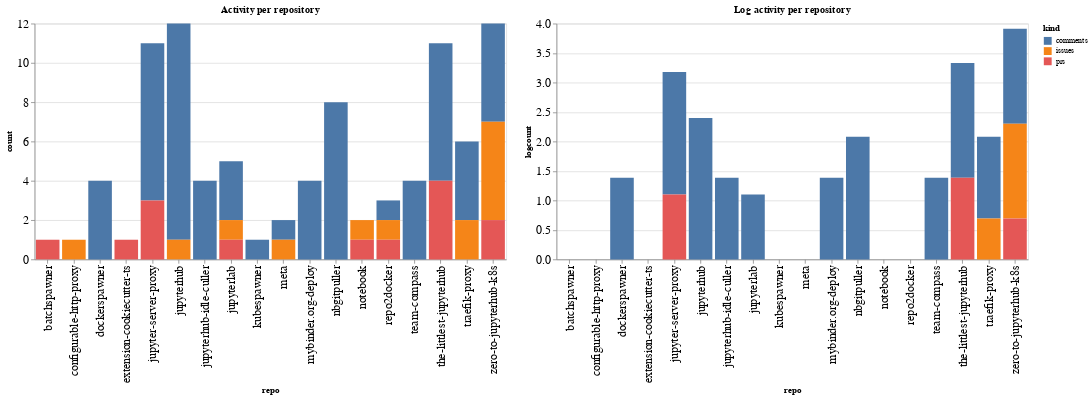

The notebook cell saved with this chart:
### Code cell
ch1 = alt.Chart(repo_summaries, width=600, title="Activity per repository").mark_bar().encode(
    x='repo',
    y='count',
    color='kind',
    tooltip="kind"
)

ch2 = alt.Chart(repo_summaries, width=600, title="Log activity per repository").mark_bar().encode(
    x='repo',
    y='logcount',
    color='kind',
    tooltip="kind"
)

ch1 | ch2

### Figure 1 — Vega-Lite specification as saved in the notebook (floating-point values rounded to 4 significant figures)
{"config": {"axisLeft": {"labelFontSize": 15}, "axisBottom": {"labelFontSize": 15}}, "hconcat": [{"mark": "bar", "encoding": {"color": {"type": "nominal", "field": "kind"}, "tooltip": {"type": "nominal", "field": "kind"}, "x": {"type": "nominal", "field": "repo"}, "y": {"type": "quantitative", "field": "count"}}, "title": "Activity per repository", "width": 600}, {"mark": "bar", "encoding": {"color": {"type": "nominal", "field": "kind"}, "tooltip": {"type": "nominal", "field": "kind"}, "x": {"type": "nominal", "field": "repo"}, "y": {"type": "quantitative", "field": "logcount"}}, "title": "Log activity per repository", "width": 600}], "data": {"name": "data-d80cced97402c5903026a3c9c38ff464"}, "$schema": "https://vega.github.io/schema/vega-lite/v4.8.1.json", "datasets": {"data-d80cced97402c5903026a3c9c38ff464": [{"repo": "batchspawner", "kind": "prs", "count": 1, "logcount": 0.0}, {"repo": "configurable-http-proxy", "kind": "issues", "count": 1, "logcount": 0.0}, {"repo": "dockerspawner", "kind": "comments", "count": 4, "logcount": 1.386}, {"repo": "extension-cookiecutter-ts", "kind": "prs", "count": 1, "logcount": 0.0}, {"repo": "jupyter-server-proxy", "kind": "comments", "count": 8, "logcount": 2.079}, {"repo": "jupyter-server-proxy", "kind": "prs", "count": 3, "logcount": 1.099}, {"repo": "jupyterhub", "kind": "comments", "count": 11, "logcount": 2.398}, {"repo": "jupyterhub", "kind": "issues", "count": 1, "logcount": 0.0}, {"repo": "jupyterhub-idle-culler", "kind": "comments", "count": 4, "logcount": 1.386}, {"repo": "jupyterlab", "kind": "comments", "count": 3, "logcount": 1.099}, {"repo": "jupyterlab", "kind": "issues", "count": 1, "logcount": 0.0}, {"repo": "jupyterlab", "kind": "prs", "count": 1, "logcount": 0.0}, {"repo": "kubespawner", "kind": "comments", "count": 1, "logcount": 0.0}, {"repo": "meta", "kind": "comments", "count": 1, "logcount": 0.0}, {"repo": "meta", "kind": "issues", "count": 1, "logcount": 0.0}, {"repo": "mybinder.org-deploy", "kind": "comments", "count": 4, "logcount": 1.386}, {"repo": "nbgitpuller", "kind": "comments", "count": 8, "logcount": 2.079}, {"repo": "notebook", "kind": "issues", "count": 1, "logcount": 0.0}, {"repo": "notebook", "kind": "prs", "count": 1, "logcount": 0.0}, {"repo": "repo2docker", "kind": "comments", "count": 1, "logcount": 0.0}, {"repo": "repo2docker", "kind": "issues", "count": 1, "logcount": 0.0}, {"repo": "repo2docker", "kind": "prs", "count": 1, "logcount": 0.0}, {"repo": "team-compass", "kind": "comments", "count": 4, "logcount": 1.386}, {"repo": "the-littlest-jupyterhub", "kind": "comments", "count": 7, "logcount": 1.946}, {"repo": "the-littlest-jupyterhub", "kind": "prs", "count": 4, "logcount": 1.386}, {"repo": "traefik-proxy", "kind": "comments", "count": 4, "logcount": 1.386}, {"repo": "traefik-proxy", "kind": "issues", "count": 2, "logcount": 0.6931}, {"repo": "zero-to-jupyterhub-k8s", "kind": "comments", "count": 5, "logcount": 1.609}, {"repo": "zero-to-jupyterhub-k8s", "kind": "issues", "count": 5, "logcount": 1.609}, {"repo": "zero-to-jupyterhub-k8s", "kind": "prs", "count": 2, "logcount": 0.6931}]}}
